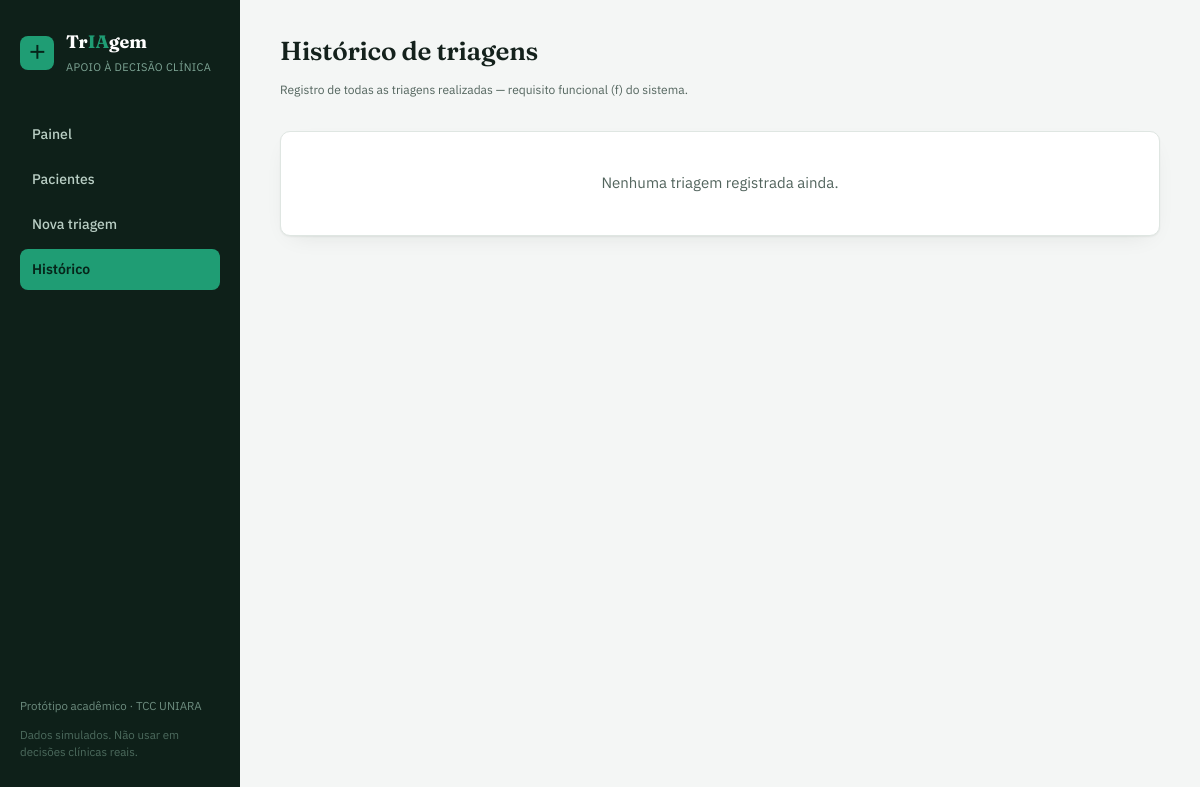
The app's page /historico, older data.
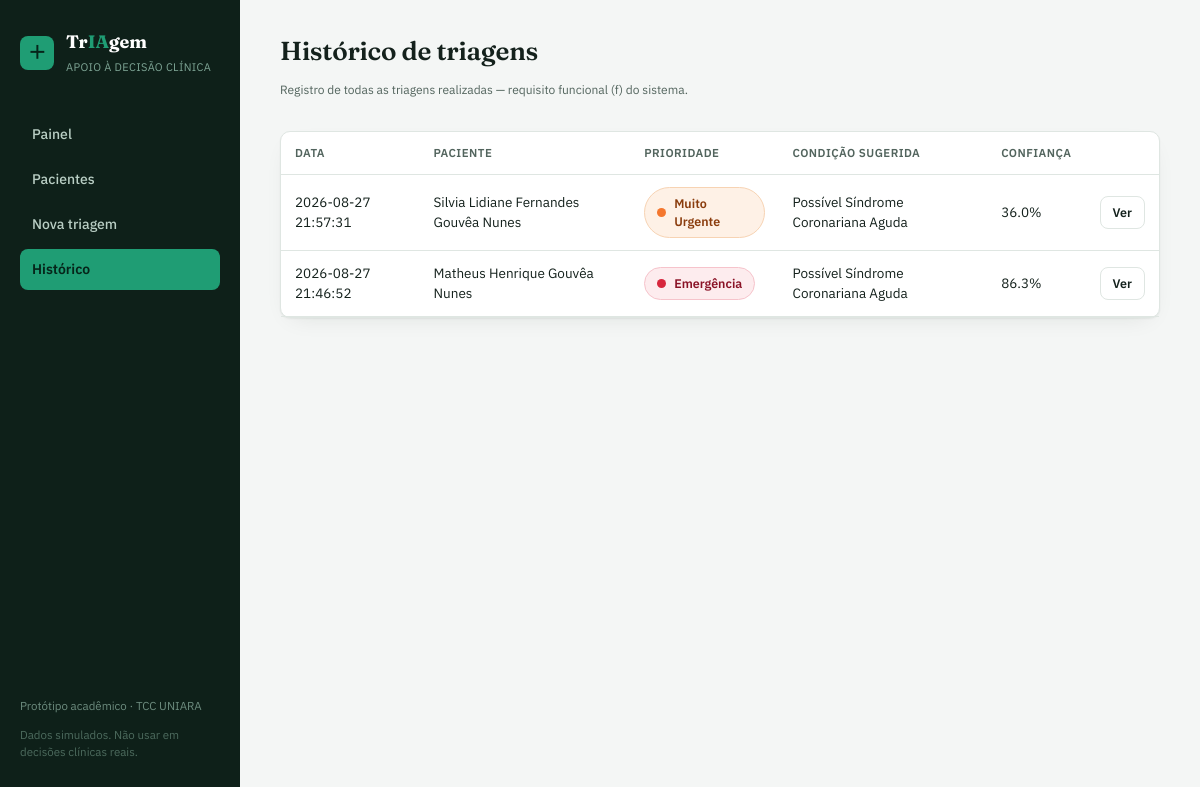
The same page, newer data.
### tables this page shows
CREATE TABLE triagens (
            id INTEGER PRIMARY KEY AUTOINCREMENT,
            paciente_id INTEGER NOT NULL,
            temperatura REAL,
            freq_cardiaca INTEGER,
            pas INTEGER,
            pad INTEGER,
            spo2 INTEGER,
            consciencia TEXT,
            sintomas TEXT,
            prioridade INTEGER,
            prioridade_label TEXT,
            condicao_sugerida TEXT,
            confianca_prioridade REAL,
            confianca_condicao REAL,
            decisao_profissional TEXT,
            observacoes TEXT,
            criado_em TEXT NOT NULL,
            FOREIGN KEY (paciente_id) REFERENCES pacientes(id)
        );

CREATE TABLE pacientes (
            id INTEGER PRIMARY KEY AUTOINCREMENT,
            nome TEXT NOT NULL,
            data_nascimento TEXT,
            sexo TEXT,
            cartao_sus TEXT,
            criado_em TEXT NOT NULL
        );

### app.py (the view)
@app.route("/historico")
def historico():
    triagens = db.listar_triagens()
    return render_template("historico.html", triagens=triagens)

### app.py (called while the page is built)
@app.context_processor
def inject_globals():
    return {"sintomas_lista": SINTOMAS, "sintomas_labels": SINTOMAS_LABELS}

### database.py (called while the page is built)
def get_conn():
    os.makedirs(os.path.dirname(DB_PATH), exist_ok=True)
    conn = sqlite3.connect(DB_PATH)
    conn.row_factory = sqlite3.Row
    conn.execute("PRAGMA foreign_keys = ON")
    return conn

def listar_triagens(paciente_id=None):
    conn = get_conn()
    if paciente_id:
        rows = conn.execute(
            """SELECT t.*, p.nome as paciente_nome FROM triagens t
               JOIN pacientes p ON p.id = t.paciente_id
               WHERE t.paciente_id = ? ORDER BY t.criado_em DESC""",
            (paciente_id,),
        ).fetchall()
    else:
        rows = conn.execute(
            """SELECT t.*, p.nome as paciente_nome FROM triagens t
               JOIN pacientes p ON p.id = t.paciente_id
               ORDER BY t.criado_em DESC LIMIT 200"""
        ).fetchall()
    conn.close()
    return rows

### templates/historico.html (shortened to what this page needs)
{% extends "base.html" %}
{% block heading %}Histórico de triagens{% endblock %}
{% block subheading %}<p class="form-hint">Registro de todas as triagens realizadas — requisito funcional (f) do sistema.</p>{% endblock %}
{% block content %}
<div class="card" style="padding:0;">
  {% if triagens %}
  <table>
    <thead><tr><th>Data</th><th>Paciente</th><th>Prioridade</th><th>Condição sugerida</th><th>Confiança</th><th></th></tr></thead>
    <tbody>
      {% for t in triagens %}
      <tr>
        <td>{{ t.criado_em.replace('T', ' ') }}</td>
        <td>{{ t.paciente_nome }}</td>
        <td><span class="priority-badge p-{{ t.prioridade }}"><span class="dot"></span>{{ t.prioridade_label }}</span></td>
        <td>{{ t.condicao_sugerida }}</td>
        <td>{{ t.confianca_prioridade }}%</td>
        <td><a class="btn btn-secondary" style="padding:6px 12px;font-size:12.5px;" href="{{ url_for('triagem_resultado', triagem_id=t.id) }}">Ver</a></td>
      </tr>
      {% endfor %}
    </tbody>
  </table>
  {% else %}
  <div class="empty-state">Nenhuma triagem registrada ainda.</div>
  {% endif %}
</div>
{% endblock %}

Row changes from the older to the newer data that the page shows:
added triagens: criado_em.replace "2026-08-27 21:57:31", paciente_nome "Silvia Lidiane Fernandes Gouvêa Nunes", prioridade_label "Muito Urgente", condicao_sugerida "Possível Síndrome Coronariana Aguda", confianca_prioridade "36.0"
added triagens: criado_em.replace "2026-08-27 21:46:52", paciente_nome "Matheus Henrique Gouvêa Nunes", prioridade_label "Emergência", condicao_sugerida "Possível Síndrome Coronariana Aguda", confianca_prioridade "86.3"
Text that changed along with them:
text no longer shown: "Nenhuma triagem registrada ainda."
text now shown: "DATA PACIENTE PRIORIDADE CONDIÇÃO SUGERIDA CONFIANÇA"
